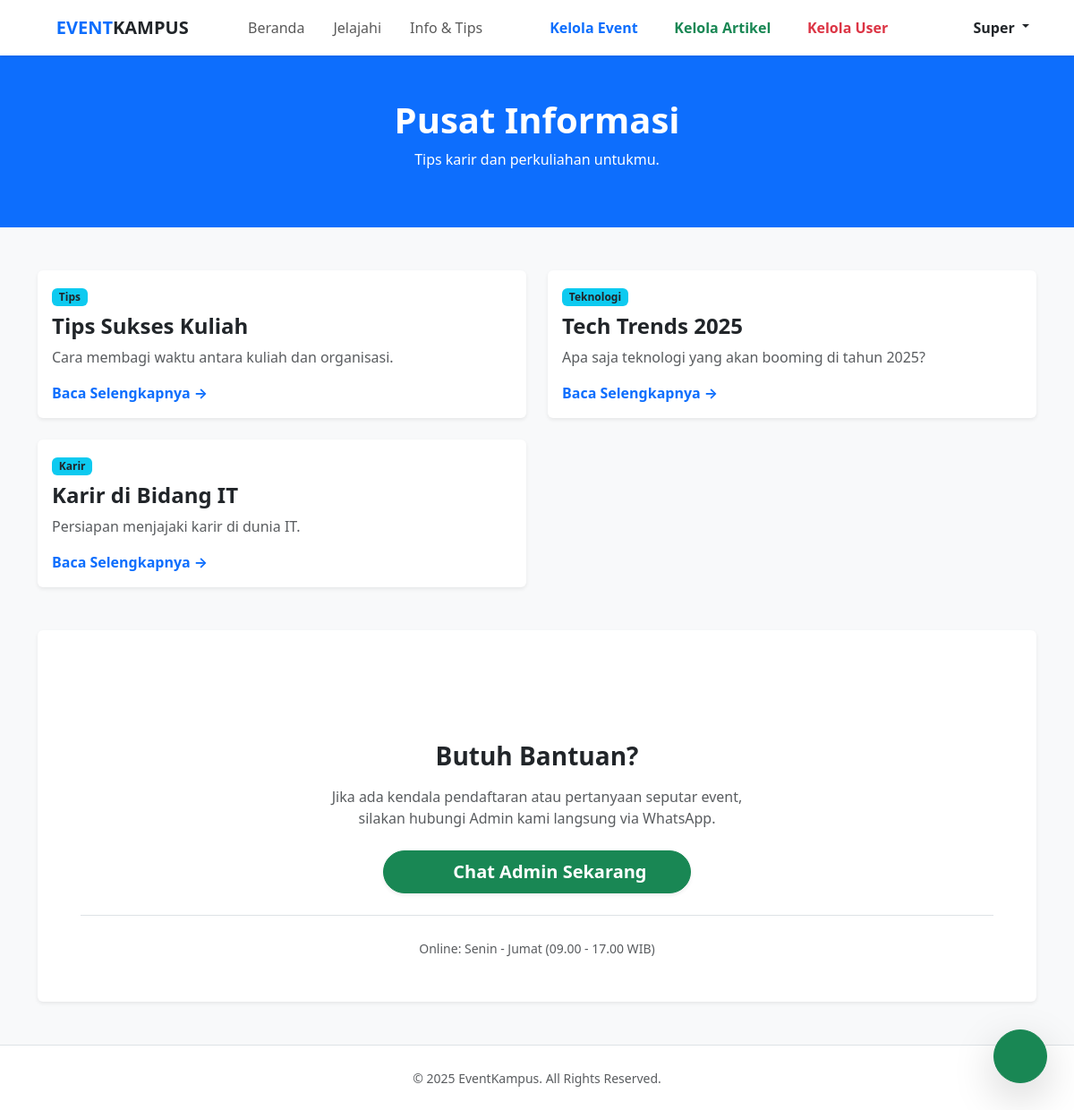
Screenshot of /pages/info_tips.php (signed in) with the database file from the repository.
### tables this page shows
CREATE TABLE `articles` (
    `id` int NOT NULL,
    `title` varchar(200) NOT NULL,
    `category` varchar(50) DEFAULT NULL,
    `summary` text,
    `content` text,
    `author` varchar(100) DEFAULT 'Admin',
    `created_at` timestamp NULL DEFAULT CURRENT_TIMESTAMP
);

### pages/info_tips.php (the view, shortened to what this page needs)
<?php
require_once __DIR__ . '/../includes/header.php';
$articles = $conn->query("SELECT * FROM articles ORDER BY created_at DESC");
?>
<div class="bg-primary text-white py-5 mb-5 text-center">
    <h1 class="fw-bold">Pusat Informasi</h1>
    <p>Tips karir dan perkuliahan untukmu.</p>
</div>
<div class="container pb-5">
    <div class="row g-4 mb-5">
        <?php while($art = $articles->fetch_assoc()): ?>
        <div class="col-md-6">
            <div class="card border-0 shadow-sm h-100">
                <div class="card-body">
                    <span class="badge bg-info text-dark mb-2"><?= $art['category'] ?></span>
                    <h4 class="fw-bold">
                        <a href="detail_article.php?id=<?= $art['id'] ?>" class="text-dark text-decoration-none">
                            <?= htmlspecialchars($art['title']) ?>
                        </a>
                    </h4>
                    <p class="text-muted"><?= $art['summary'] ?></p>
                    <a href="detail_article.php?id=<?= $art['id'] ?>" class="text-decoration-none fw-bold">
                        Baca Selengkapnya &rarr;
                    </a>
                </div>
            </div>
        </div>
        <?php endwhile; ?>
    </div>
    <div class="card border-0 shadow-sm bg-white overflow-hidden">
        <div class="card-body p-5 text-center">
            <div class="mb-3 text-success">
                <i class="bi bi-whatsapp fs-1"></i>
            </div>
            <h3 class="fw-bold mb-3">Butuh Bantuan?</h3>
            <p class="text-muted mb-4">
                Jika ada kendala pendaftaran atau pertanyaan seputar event,<br>
                silakan hubungi Admin kami langsung via WhatsApp.
            </p>
            <a href="https://wa.me/62895403345875?text=Halo%20Admin,%20saya%20butuh%20bantuan." target="_blank" class="btn btn-success btn-lg rounded-pill px-5 fw-bold shadow-sm">
                <i class="bi bi-chat-dots-fill me-2"></i> Chat Admin Sekarang
            </a>
            <div class="mt-4 pt-4 border-top">
                <small class="text-muted">Online: Senin - Jumat (09.00 - 17.00 WIB)</small>
            </div>
        </div>
    </div>
</div>
<?php require_once __DIR__ . '/../includes/footer.php'; ?>

### rows the page displays
articles: category "Tips", title "Tips Sukses Kuliah", summary "Cara membagi waktu antara kuliah dan organisasi."
articles: category "Teknologi", title "Tech Trends 2025", summary "Apa saja teknologi yang akan booming di tahun 2025?"
articles: category "Karir", title "Karir di Bidang IT", summary "Persiapan menjajaki karir di dunia IT."

### other values shown
explode(' ', $_SESSION['name'])[0] "Super"
